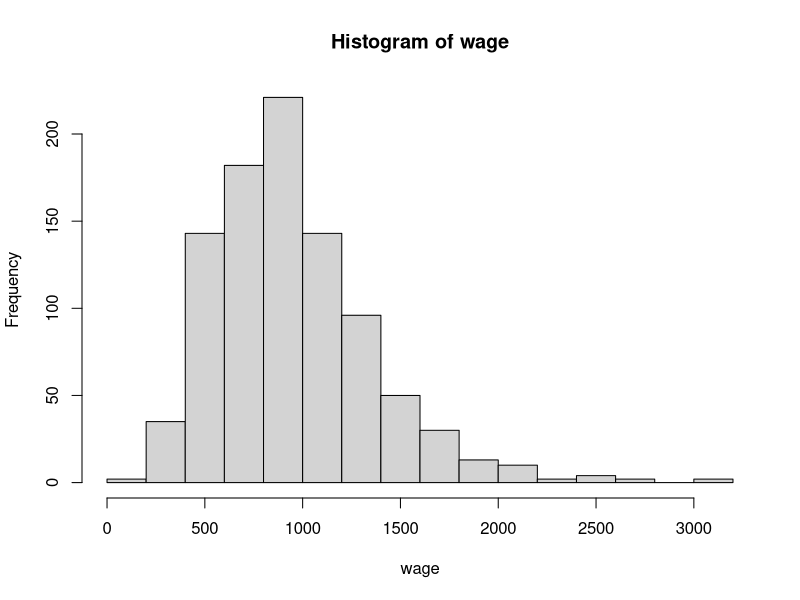
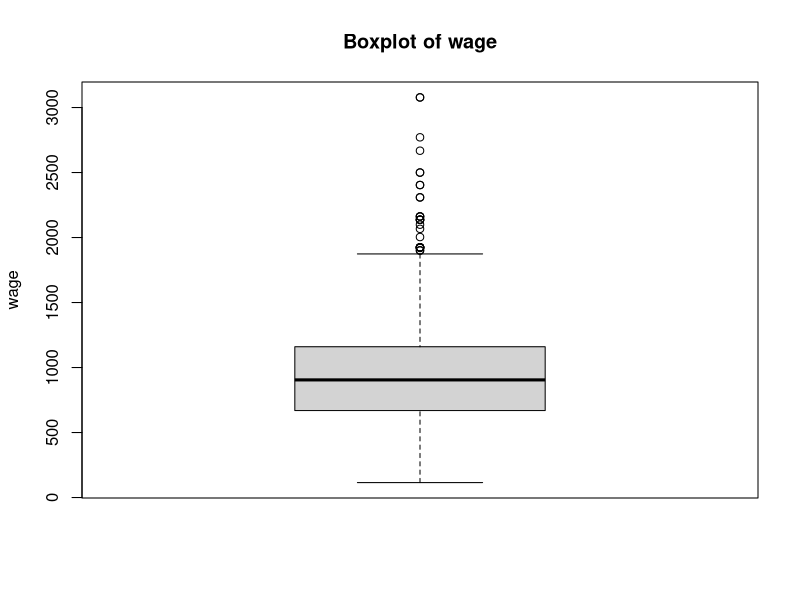
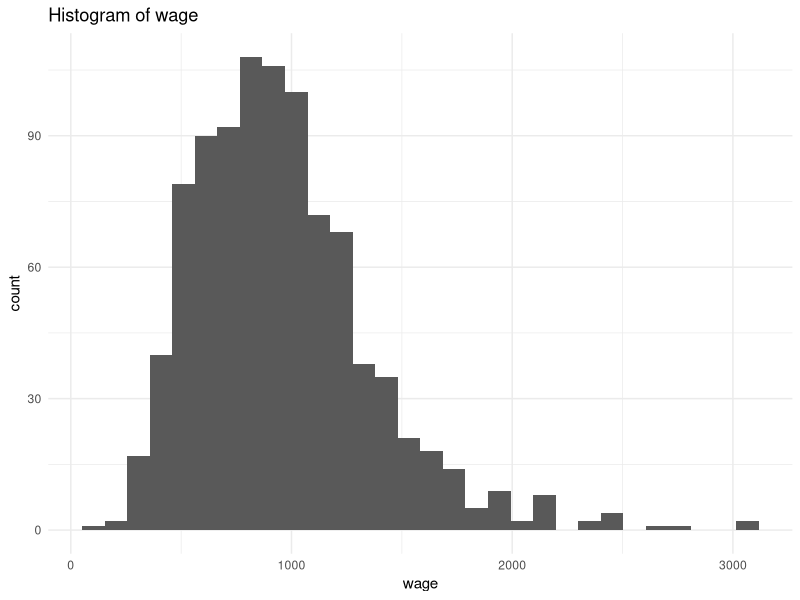
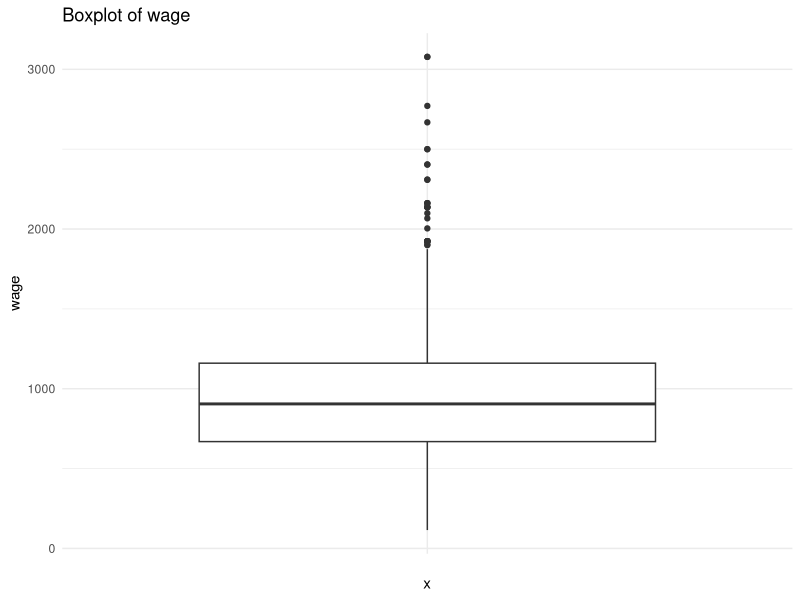
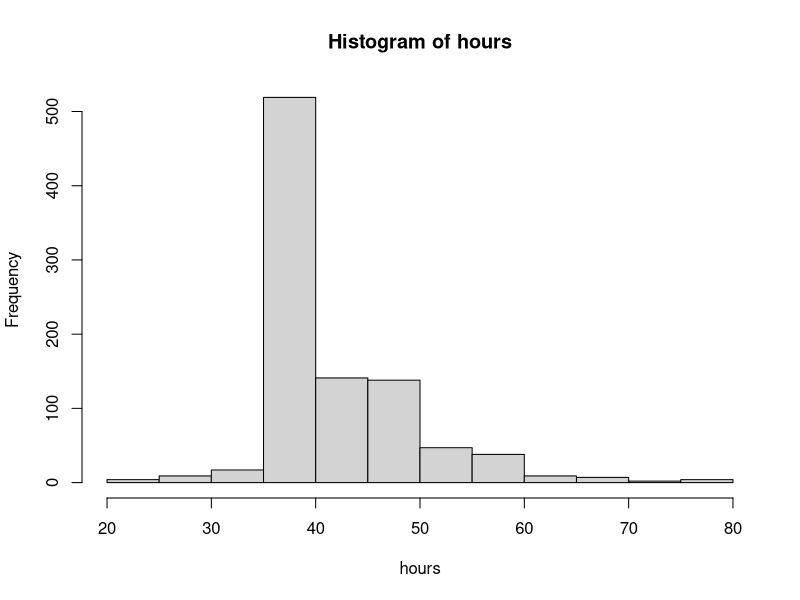
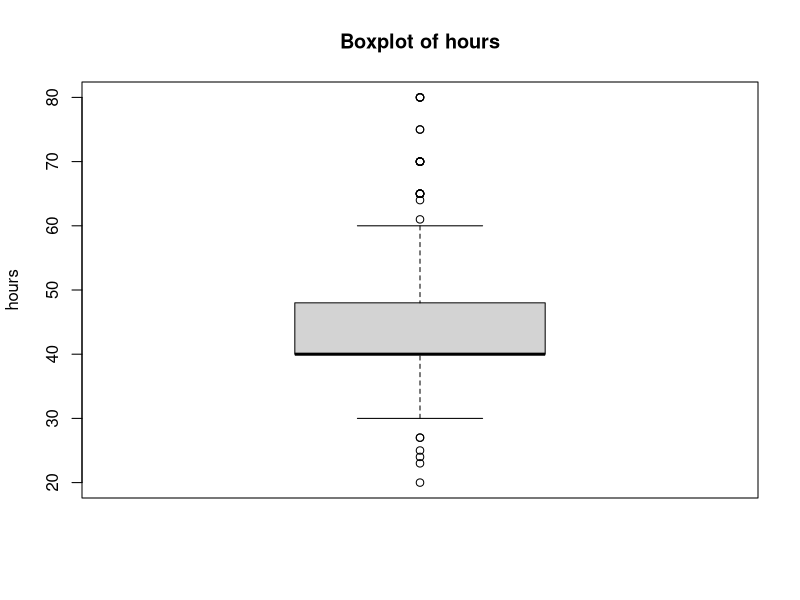
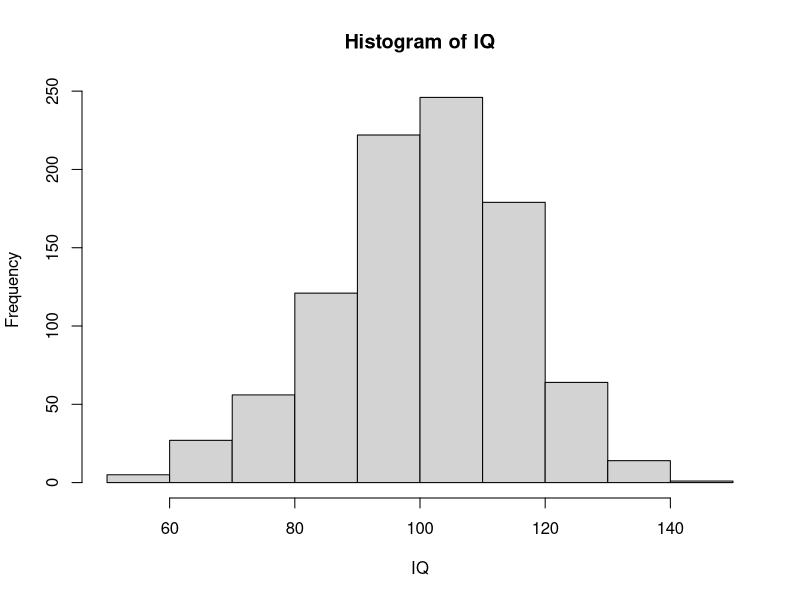
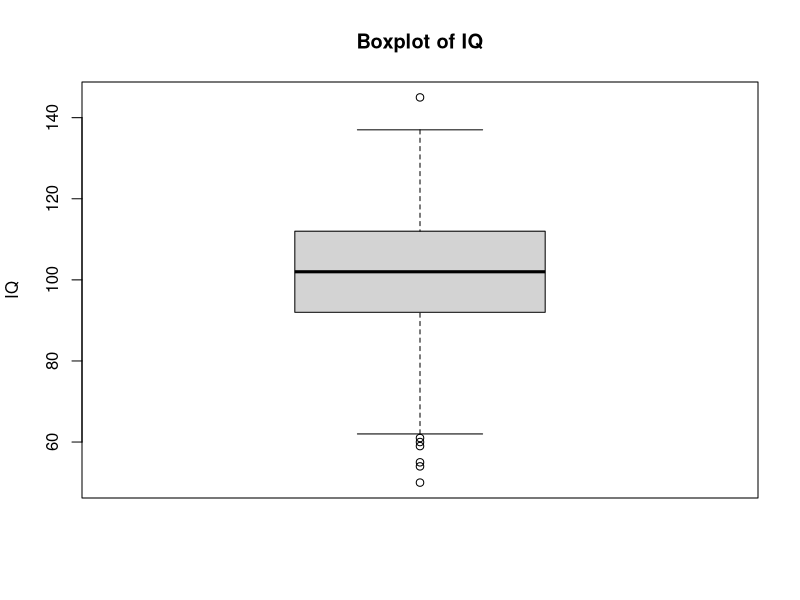

These figures' R source, in order:
## ---- chunk 1
library(tidyverse)
## ---- chunk 2
wages <- read_csv("Wages.csv")
wages
## ---- chunk 3
data.frame(colnames(wages))
## ---- chunk 4
print(wages)
## ---- chunk 5
nrow(wages)
ncol(wages)
spec(wages)
## ---- chunk 6
wages[wages == "."] <- NA
wages
## ---- chunk 7
summary(wages$wage)

hist(wages$wage,
  xlab = "wage",
  main = "Histogram of wage"
) # set number of bins

boxplot(wages$wage,
  ylab = "wage",
  main = "Boxplot of wage"
)
## ---- chunk 8
summary(wages$wage)

ggplot(wages) + ggtitle("Histogram of wage") + aes(x = wage) + geom_histogram() + theme_minimal()

ggplot(wages) + ggtitle("Boxplot of wage") + aes(x = "", y = wage) + geom_boxplot() + theme_minimal()

## ---- chunk 9
summary(wages$hours)

hist(wages$hours,
  xlab = "hours",
  main = "Histogram of hours"
) # set number of bins

boxplot(wages$hours,
  ylab = "hours",
  main = "Boxplot of hours"
)
## ---- chunk 10
summary(wages$IQ)

hist(wages$IQ,
  xlab = "IQ",
  main = "Histogram of IQ"
) # set number of bins

boxplot(wages$IQ,
  ylab = "IQ",
  main = "Boxplot of IQ"
)
## ---- chunk 11
summary(wages$KWW)

hist(wages$KWW,
  xlab = "KWW",
  main = "Histogram of KWW"
) # set number of bins

boxplot(wages$KWW,
  ylab = "KWW",
  main = "Boxplot of KWW"
)
## ---- chunk 12
summary(wages$educ)

hist(wages$educ,
  xlab = "educ",
  main = "Histogram of educ"
) # set number of bins

boxplot(wages$educ,
  ylab = "educ",
  main = "Boxplot of educ"
)
## ---- chunk 13
summary(wages$exper)

hist(wages$exper,
  xlab = "exper",
  main = "Histogram of exper",
)

boxplot(wages$exper,
  ylab = "exper",
  main = "Boxplot of exper"
)
## ---- chunk 14
summary(wages$tenure)

hist(wages$tenure,
  xlab = "tenure",
  main = "Histogram of tenure",
)

boxplot(wages$tenure,
  ylab = "tenure",
  main = "Boxplot of tenure"
)
## ---- chunk 15
summary(wages$age)

hist(wages$age,
  xlab = "age",
  main = "Histogram of age",
  breaks = max(wages$age)-min(wages$age)
)

boxplot(wages$age,
  ylab = "age",
  main = "Boxplot of age"
)
## ---- chunk 16
wages %>%
  mutate(hour_wage = (wage / (hours * 4)))
  
## ---- chunk 17
sessionInfo()
